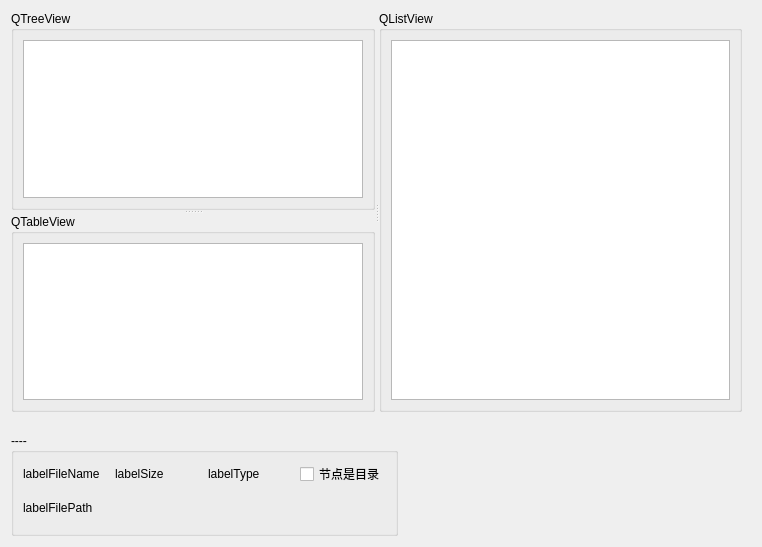
<?xml version="1.0" encoding="UTF-8"?>
<ui version="4.0">
 <class>Widget</class>
 <widget class="QWidget" name="Widget">
  <property name="geometry">
   <rect>
    <x>0</x>
    <y>0</y>
    <width>762</width>
    <height>547</height>
   </rect>
  </property>
  <property name="windowTitle">
   <string>FileSystemModel</string>
  </property>
  <widget class="QGroupBox" name="groupBox_4">
   <property name="geometry">
    <rect>
     <x>11</x>
     <y>433</y>
     <width>387</width>
     <height>103</height>
    </rect>
   </property>
   <property name="title">
    <string>----</string>
   </property>
   <layout class="QGridLayout" name="gridLayout">
    <item row="0" column="0">
     <widget class="QLabel" name="labelFileName">
      <property name="text">
       <string>labelFileName</string>
      </property>
     </widget>
    </item>
    <item row="0" column="1">
     <widget class="QLabel" name="labelSize">
      <property name="text">
       <string>labelSize</string>
      </property>
     </widget>
    </item>
    <item row="0" column="2">
     <widget class="QLabel" name="labelType">
      <property name="text">
       <string>labelType</string>
      </property>
     </widget>
    </item>
    <item row="0" column="3">
     <widget class="QCheckBox" name="checkBox">
      <property name="text">
       <string>节点是目录</string>
      </property>
     </widget>
    </item>
    <item row="1" column="0">
     <widget class="QLabel" name="labelFilePath">
      <property name="text">
       <string>labelFilePath</string>
      </property>
     </widget>
    </item>
   </layout>
  </widget>
  <widget class="QSplitter" name="splitter_2">
   <property name="geometry">
    <rect>
     <x>11</x>
     <y>11</y>
     <width>731</width>
     <height>401</height>
    </rect>
   </property>
   <property name="orientation">
    <enum>Qt::Horizontal</enum>
   </property>
   <widget class="QSplitter" name="splitter">
    <property name="orientation">
     <enum>Qt::Vertical</enum>
    </property>
    <widget class="QGroupBox" name="groupBox">
     <property name="title">
      <string>QTreeView</string>
     </property>
     <layout class="QVBoxLayout" name="verticalLayout">
      <item>
       <widget class="QTreeView" name="treeView"/>
      </item>
     </layout>
    </widget>
    <widget class="QGroupBox" name="groupBox_2">
     <property name="title">
      <string>QTableView</string>
     </property>
     <layout class="QVBoxLayout" name="verticalLayout_2">
      <item>
       <widget class="QTableView" name="tableView"/>
      </item>
     </layout>
    </widget>
   </widget>
   <widget class="QGroupBox" name="groupBox_3">
    <property name="title">
     <string>QListView</string>
    </property>
    <layout class="QVBoxLayout" name="verticalLayout_3">
     <item>
      <widget class="QListView" name="listView"/>
     </item>
    </layout>
   </widget>
  </widget>
 </widget>
 <resources/>
 <connections/>
</ui>
